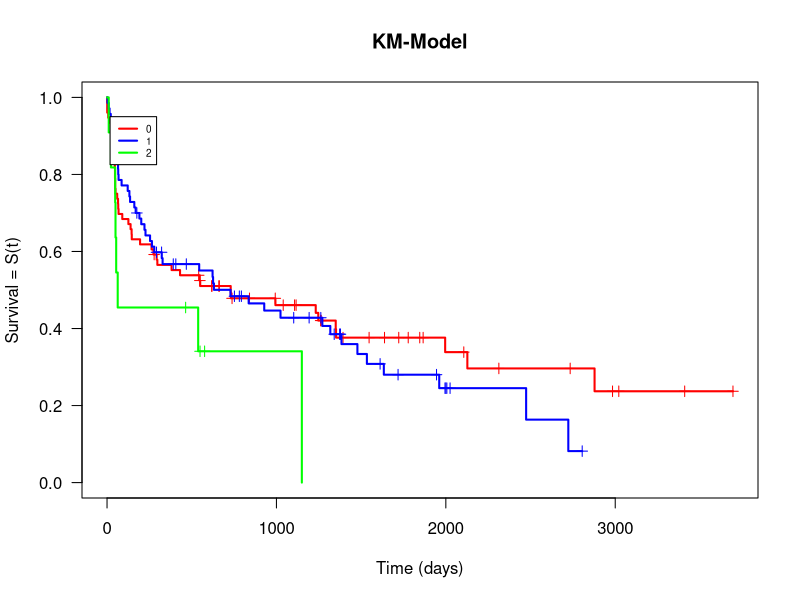
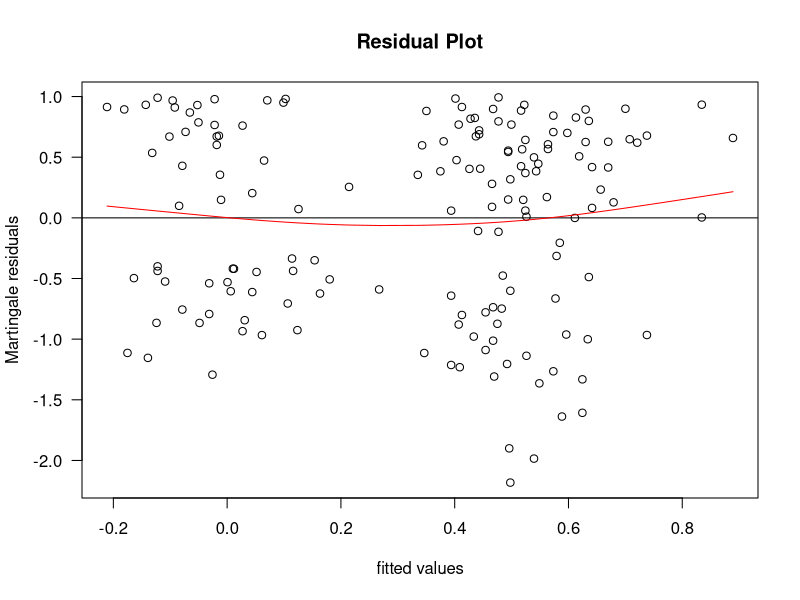
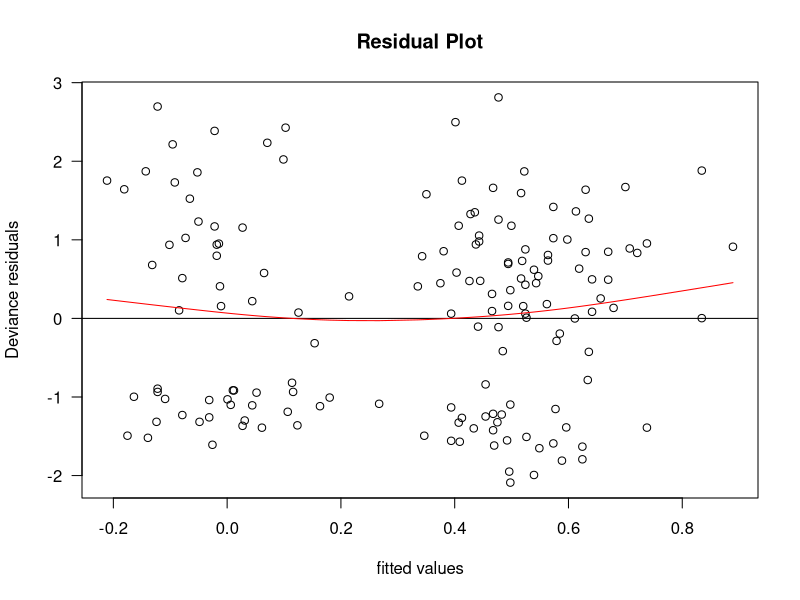
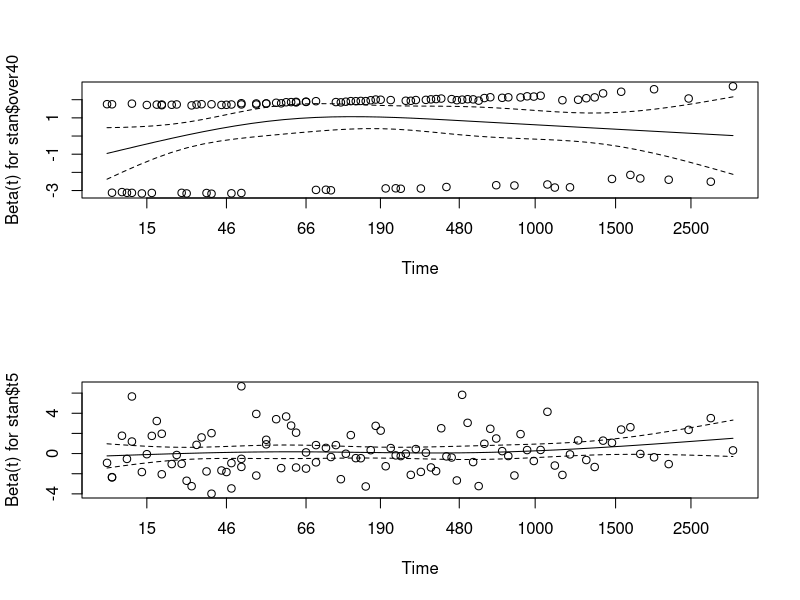
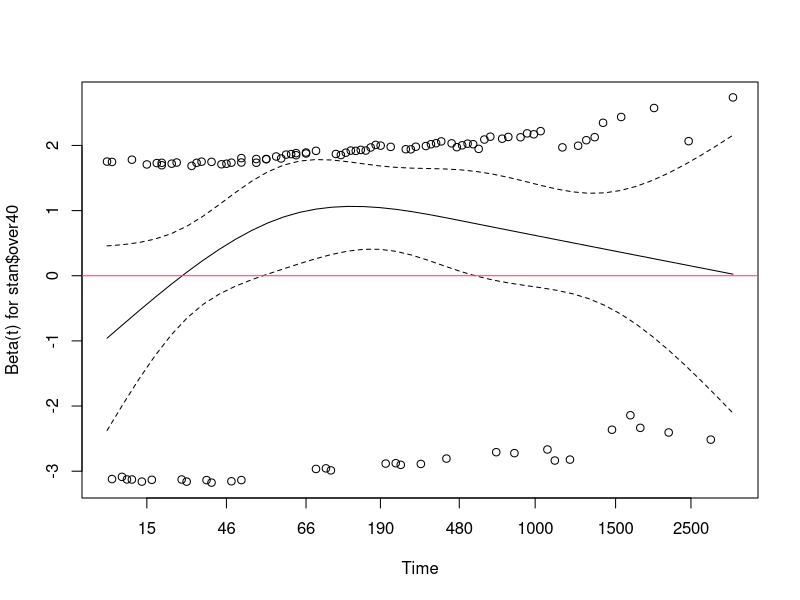
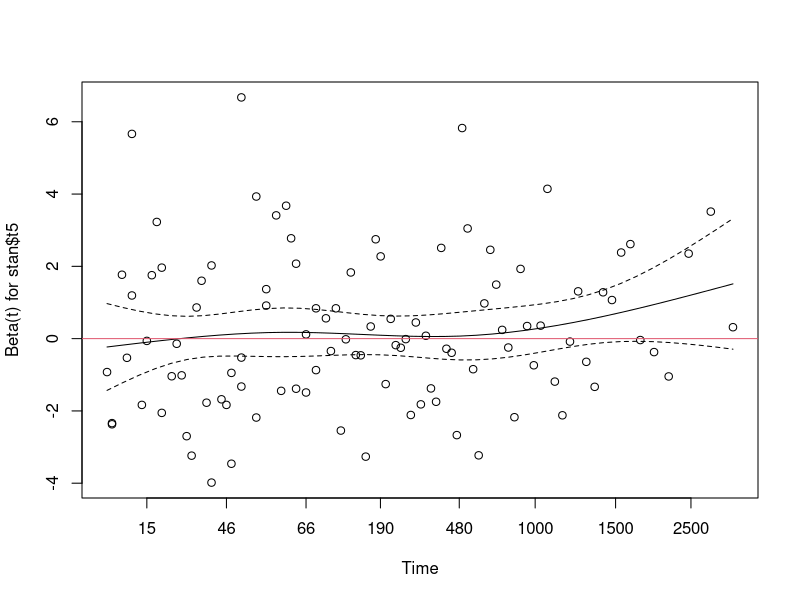

These figures' R source, in order:




library(survival)

## Get Stanford Heart Transplant Dataset
mismatchlevel<-cut(stanford2$t5, breaks=3, labels = c(0, 1, 2))
over40<-cut(stanford2$age, breaks=c(-Inf,40,Inf), labels=c(0,1))
stantemp<-cbind(stanford2, mismatchlevel, over40)
# remove any rows that have missing values (this part important for anova)
numbermissing<-apply(stantemp, 1, function(x) sum(is.na(x)))
nonemissing<-numbermissing==0
stan<-stantemp[nonemissing,]
rm(stantemp)
# if data wasn't already imported as a factor, would need to use
# stan$over40 <- as.factor(stan$over40)

summary(stan)

# look at KM model of data using only mismatch level
stan.KM <- survfit( Surv(stan$time, stan$status) ~ stan$mismatchlevel, type="kaplan-meier")
plot(stan.KM, conf.int=F, xlab="Time (days)", ylab="Survival = S(t)", main="KM-Model", col=c("red", "blue", "green"), las=1, lwd=2, mark.time=TRUE)
legend(18,0.95, legend=c("0","1","2"), lty=1, lwd=2, col=c("red","blue", "green"), bty="", cex=0.6)

# now fit the Cox-PH model, and use both Over 40 and MM level
cox.mod <-coxph( Surv(stan$time, stan$status) ~ stan$over40 + stan$mismatchlevel )
# and ask for a summary of the model
summary(cox.mod)
# note: there is no coef for "incercept" because COX-PH model does NOT estimate "baseline hazard"
# but still estimates hazard ratios.  REMINDER: THis cannot be used to predict survival
# How to interpret: 
#       Note 1.7249 in exp(coef) column for stan$over401. 
#       This is called the "exponentiated coefficient. This eans that at any given instant in time,
#       someone who is over 40 is 1.72 times as likely to die as someone who is under 40 adjusting for mismatch level.
#       This is the hazard ratio.
#       (Adjusting for mismatch level means if you take two individuals at SAME mismatch level, the one over 40 is 1.72 times as likely to die)
#       Subtracting 1 from the hazard ratio gives us percent MORE likely to die, so in this case 72% more likely to die as someone under 40
#
#       exp(-coef) is the reciprical of the hazard ratio and just changes which group we're talking about.  
#       So exp(-coef) of 0.5797 means that individuals UNDER 40 are 0.5797 times as likely to die as over 40
#
#       Bottom stats (3 tests) are testing overall model significance 
#         - testing null hypothesis that beta 1 = beta2 = ... = 0 vs alternative that at least 1 != 0
#       Concordance gives goodness of fit analysis. Also called c statistic. Equivalent to area under the curve.
#           - tells how well predictions match observations
#           - 0.5 is flip of coin for binomial statistics



# we can use Likelihood Ratio Test to compare nested models 
# - helps us determine if dropping or adding a variable changes the result significantly
# Can use AIC or BIC to test non-nested models
cox.mod <-coxph( Surv(stan$time, stan$status) ~ stan$over40 + stan$mismatchlevel )
cox.mod2 <-coxph( Surv(stan$time, stan$status) ~ stan$over40)

anova(cox.mod2, cox.mod, test="LRT")
# p value is quite large so we can drop mismatch level without significant loss of predictive power
# (not a significant difference between two models)




## We can also include numeric, rather than categoric, X's
cox.num <- coxph( Surv(stan$time, stan$status) ~ stan$age + stan$t5)
summary(cox.num)
# interp the HR for age: HR = 1.03
# interp the HR for t5 score: HR = 1.186




## We can also include numeric, rather than categoric, X's
cox.num <- coxph( Surv(stan$time, stan$status) ~ stan$over40 + stan$t5)
summary(cox.num)
# interp the HR for age: HR = 1.03
# interp the HR for t5 score: HR = 1.186
anova(cox.mod2, cox.num, test="LRT")



#### Check linearity
# Checking linearity (for the model that used NUM X's) using MARTINGALE residuals
plot(predict(cox.num), residuals(cox.num, type="martingale"), xlab="fitted values",ylab="Martingale residuals",main="Residual Plot", las=1)
# add a line ax y=residual=0
abline(h=0)
# fit a smoother through the points
lines(smooth.spline(predict(cox.num),residuals(cox.num, type="martingale")), col="red")

## checking linearity using DEVIANCE residuals
plot(predict(cox.num),residuals(cox.num, type="deviance"), xlab="fitted values",ylab="Deviance residuals",main="Residual Plot", las=1)
#add a line ax y=residual=0
abline(h=0)
# fit a smoother through the points
lines(smooth.spline(predict(cox.num),residuals(cox.num, type="deviance")), col="red")
# appears to be a non-linearity.  We can address this include categorizing, polynomials, etc




### CHECKING PROPORTIONAL HAZARDS ASSUMPTION
#Test for prop hazards using Schoenfeld test for PH
# H0: Hazards are proportional
# Ha: Hazards are NOT proportional
# will return test for each X, and for overall model
cox.zph(cox.num)
#tests if coef for variable(X) changes over time...
# if it changes over time -> non-proportional hazard



## test Hazard assumption with plots
# if coefficient does not change over time, expect to see beta of 0
# first, can look at plots for both ratios in one screen
par(mfrow=c(2,1))
plot(cox.zph(cox.num))
# if you get error "figure margins too large, just expand the plot window

# then can look at each plot closer
par(mfrow=c(1,1))
plot(cox.zph(cox.num)[1])
abline(h=0, col=2)
#note that line at 0 not always within 95% CI.  May not be able to trust that proportional hazard assumption is met

par(mfrow=c(1,1))
plot(cox.zph(cox.num)[2])
abline(h=0, col=2)
# here the CI always includes line at zero.  Appears to truly meet proportional hazard assumption


# If proportional hazard assumption not met, can stratify on the variable that the prop. assumpt is not met for
# also can do time dependent coefficient models aka time dependent parameter models